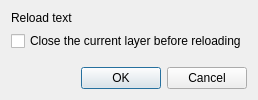
<?xml version="1.0" encoding="UTF-8"?>
<ui version="4.0">
 <class>DialogReloadLayer</class>
 <widget class="QDialog" name="DialogReloadLayer">
  <property name="geometry">
   <rect>
    <x>0</x>
    <y>0</y>
    <width>400</width>
    <height>141</height>
   </rect>
  </property>
  <property name="windowTitle">
   <string>Dialog</string>
  </property>
  <layout class="QVBoxLayout" name="verticalLayout">
   <property name="sizeConstraint">
    <enum>QLayout::SetFixedSize</enum>
   </property>
   <item>
    <widget class="QLabel" name="labelMessage">
     <property name="text">
      <string>Reload text</string>
     </property>
    </widget>
   </item>
   <item>
    <widget class="QCheckBox" name="checkBoxCloseFirst">
     <property name="text">
      <string>Close the current layer before reloading</string>
     </property>
    </widget>
   </item>
   <item>
    <spacer name="verticalSpacer">
     <property name="orientation">
      <enum>Qt::Vertical</enum>
     </property>
     <property name="sizeType">
      <enum>QSizePolicy::Fixed</enum>
     </property>
     <property name="sizeHint" stdset="0">
      <size>
       <width>20</width>
       <height>10</height>
      </size>
     </property>
    </spacer>
   </item>
   <item>
    <widget class="QDialogButtonBox" name="buttonBox">
     <property name="orientation">
      <enum>Qt::Horizontal</enum>
     </property>
     <property name="standardButtons">
      <set>QDialogButtonBox::Cancel|QDialogButtonBox::Ok</set>
     </property>
    </widget>
   </item>
  </layout>
 </widget>
 <resources/>
 <connections>
  <connection>
   <sender>buttonBox</sender>
   <signal>accepted()</signal>
   <receiver>DialogReloadLayer</receiver>
   <slot>accept()</slot>
   <hints>
    <hint type="sourcelabel">
     <x>248</x>
     <y>254</y>
    </hint>
    <hint type="destinationlabel">
     <x>157</x>
     <y>274</y>
    </hint>
   </hints>
  </connection>
  <connection>
   <sender>buttonBox</sender>
   <signal>rejected()</signal>
   <receiver>DialogReloadLayer</receiver>
   <slot>reject()</slot>
   <hints>
    <hint type="sourcelabel">
     <x>316</x>
     <y>260</y>
    </hint>
    <hint type="destinationlabel">
     <x>286</x>
     <y>274</y>
    </hint>
   </hints>
  </connection>
 </connections>
</ui>
